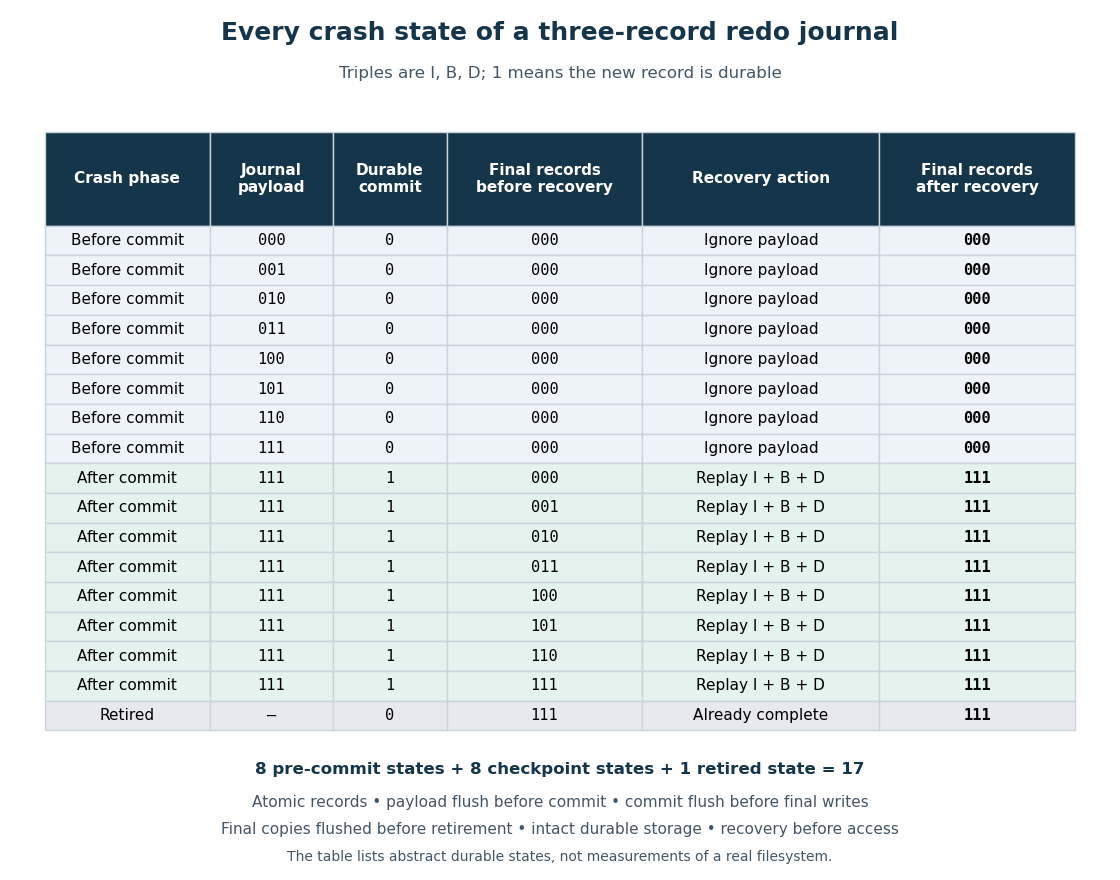

Reproduce this figure in Python.
"""Exhaust the stated three-record crash model and draw its recovery table.
Tested with Python 3.14, matplotlib 3.10.7 and numpy 2.3.5.
Run from _media. Records are atomic, flushes honored, and there is one writer.
"""

from collections import deque
from pathlib import Path

import matplotlib.pyplot as plt


def successors(state):
    journal, commit, home, retired = state
    if retired:
        return []
    if not commit:
        steps = [(journal | (1 << i), 0, 0, False) for i in range(3)
                 if not journal & (1 << i)]
        if journal == 7:
            steps.append((7, 1, 0, False))
        return steps
    steps = [(7, 1, home | (1 << i), False) for i in range(3)
             if not home & (1 << i)]
    if home == 7:
        steps.append((0, 0, 7, True))
    return steps


def reachable_states():
    initial = (0, 0, 0, False)
    seen, pending = {initial}, deque([initial])
    while pending:
        for state in successors(pending.popleft()):
            if state not in seen:
                seen.add(state)
                pending.append(state)
    return seen


def recover(state):
    journal, commit, home, retired = state
    if commit:
        assert journal == 7 and not retired
        return 7
    return home


def triple(mask):
    return "".join(str((mask >> i) & 1) for i in range(3))


def main():
    states = reachable_states()
    assert len(states) == 17
    assert all(recover(state) in (0, 7) for state in states)
    assert sum(recover(state) == 0 for state in states) == 8
    assert sum(recover(state) == 7 for state in states) == 9
    masks = sorted(range(8), key=triple)
    ordered = [(j, 0, 0, False) for j in masks]
    ordered += [(7, 1, h, False) for h in masks]
    ordered += [(0, 0, 7, True)]
    assert set(ordered) == states

    fig, ax = plt.subplots(figsize=(11.2, 8.8), dpi=100, facecolor="white")
    ax.axis("off")
    fig.subplots_adjust(left=0.04, right=0.96, bottom=0.17, top=0.85)
    fig.text(0.5, 0.955, "Every crash state of a three-record redo journal",
             ha="center", fontsize=18, weight="bold", color="#15354a")
    fig.text(0.5, 0.911, "Triples are I, B, D; 1 means the new record is durable",
             ha="center", fontsize=12, color="#435667")
    columns = ["Crash phase", "Journal\npayload", "Durable\ncommit", "Final records\nbefore recovery", "Recovery action", "Final records\nafter recovery"]
    rows = []
    for j, c, h, retired in ordered:
        phase = "Retired" if retired else ("After commit" if c else "Before commit")
        action = "Already complete" if retired else ("Replay I + B + D" if c else "Ignore payload")
        rows.append([phase, "—" if retired else triple(j), str(c), triple(h), action,
                     triple(recover((j, c, h, retired)))])
    table = ax.table(cellText=rows, colLabels=columns, cellLoc="center", loc="center",
                     colWidths=[0.16, 0.12, 0.11, 0.19, 0.23, 0.19], bbox=[0, 0, 1, 1])
    table.auto_set_font_size(False)
    table.set_fontsize(11)
    for (row, col), cell in table.get_celld().items():
        cell.set_edgecolor("#c9d4dc")
        if row == 0:
            cell.set_facecolor("#15354a")
            cell.set_text_props(color="white", weight="bold")
            cell.set_height(0.088)
        else:
            cell.set_facecolor("#edf3f8" if row <= 8 else ("#e4f3ed" if row <= 16 else "#e8e9ef"))
            if col in (1, 2, 3, 5):
                cell.set_text_props(fontfamily="DejaVu Sans Mono")
            if col == 5:
                cell.set_text_props(weight="bold")
    fig.text(0.5, 0.12, "8 pre-commit states + 8 checkpoint states + 1 retired state = 17",
             ha="center", fontsize=12, weight="bold", color="#15354a")
    fig.text(0.5, 0.083, "Atomic records • payload flush before commit • commit flush before final writes",
             ha="center", fontsize=11, color="#435667")
    fig.text(0.5, 0.052, "Final copies flushed before retirement • intact durable storage • recovery before access",
             ha="center", fontsize=11, color="#435667")
    fig.text(0.5, 0.022, "The table lists abstract durable states, not measurements of a real filesystem.",
             ha="center", fontsize=10, color="#435667")
    fig.savefig(Path.cwd() / (Path(__file__).stem + ".png"), facecolor="white", transparent=False)
    plt.close(fig)


if __name__ == "__main__":
    main()
